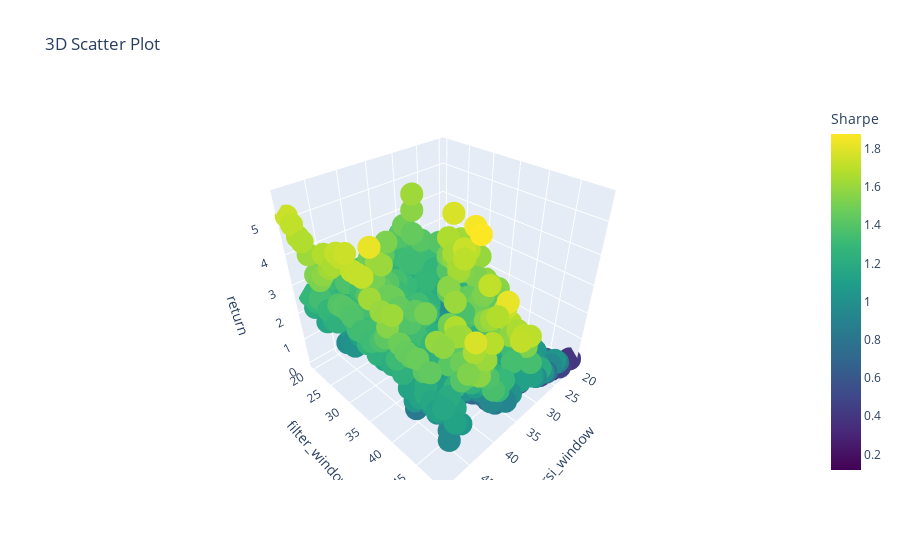

Source (notebook cell):
### Code cell
# 畫出參數高原
import plotly.graph_objects as go

x = pf.loc[pf['total_return'] > 0].index.get_level_values(0)
y = pf.loc[pf['total_return'] > 0].index.get_level_values(1)
z = pf.loc[pf['total_return'] > 0]['total_return']
data = (pf.loc[pf['total_return'] > 0]['sharpe_ratio'])
scatter_data = go.Scatter3d(
    x=x,
    y=y,
    z=z,
    mode='markers',
    marker=dict(
        color=data,  # 将第四维数据用颜色表示
        colorscale='Viridis',
        colorbar=dict(title='Sharpe')  # 添加颜色条
    )
)

# 创建图布局
layout = go.Layout(
    title='3D Scatter Plot',
    scene=dict(
        xaxis=dict(title='rsi_window'),
        yaxis=dict(title='filter_window'),
        zaxis=dict(title='return')
    )
)

# 创建图像的 Figure 对象并绘制图像
fig = go.Figure(data=[scatter_data], layout=layout)
fig.show()
fig.write_html(file = '3d_plot.html' , auto_open  = True)#圖片儲存並自動展

### Figure 1 — Plotly figure (JSON) as saved in the notebook; plotly's stock layout.template omitted (floating-point values rounded to 4 significant figures; data arrays with more than 128 entries replaced by an {"elided": "..."} marker saying what was removed)
{"data": [{"marker": {"color": {"elided": "830 float values"}, "colorbar": {"title": {"text": "Sharpe"}}, "colorscale": [[0, "#440154"], [0.1111, "#482878"], [0.2222, "#3e4989"], [0.3333, "#31688e"], [0.4444, "#26828e"], [0.5556, "#1f9e89"], [0.6667, "#35b779"], [0.7778, "#6ece58"], [0.8889, "#b5de2b"], [1, "#fde725"]]}, "mode": "markers", "type": "scatter3d", "x": {"elided": "830 int values"}, "y": {"elided": "830 int values"}, "z": {"elided": "830 float values"}}], "layout": {"scene": {"xaxis": {"title": {"text": "rsi_window"}}, "yaxis": {"title": {"text": "filter_window"}}, "zaxis": {"title": {"text": "return"}}}, "title": {"text": "3D Scatter Plot"}}}
